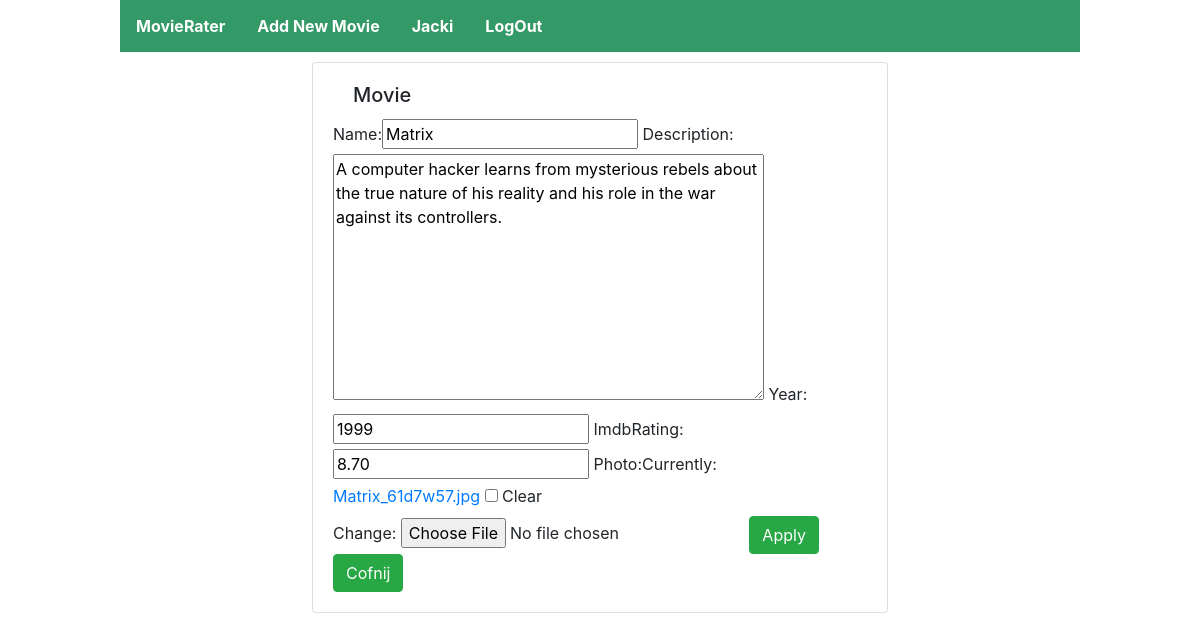
The page /main/edit/5 (signed in) on the database its author committed.
### main/models.py (models this page shows, shortened)
class Movie(models.Model):
    name=models.CharField(max_length=128)
    description=models.TextField(default='')
    year=models.IntegerField(null=True, blank=True)
    imdbRating=models.DecimalField(null=True, blank=True, decimal_places=2, max_digits=4)
    photo=models.ImageField(null=True, blank=True)

### main/views.py (the view)
# urls.py: path('edit/<int:id>', editMovie, name='editMovie'),
@login_required
def editMovie(request, id):
    movie=get_object_or_404(Movie, pk=id)
    form=MovieForm(request.POST or None, request.FILES or None, instance=movie)
    if form.is_valid():
        form.save()
        return redirect(movieList)
    return render(request, 'movie_form.html', {'form':form})

### main/forms.py
class MovieForm(ModelForm):
    class Meta:
        model = Movie
        fields=['name', 'description', 'year', 'imdbRating', 'photo']

### templates/movie_form.html (shortened to what this page needs)
{%extends 'main.html'%}
{% load bootstrap %}
{% block body %}
  <div class="card">
    <div class="card-body">
      <h5 class="card-title">Movie</h5>
      <form role="form-horizontal" method="POST" enctype="multipart/form-data">
        {{form|bootstrap_horizontal}}
        <button type="submit" class="btn btn-success">Apply</button>
        <button onclick="location.href='{% url 'movieList' %}'" type="button"class="btn btn-success">Cofnij</button>
      </form>
    </div>
  </div>
{% endblock %}

### templates/main.html (shortened to what this page needs)
{%load static%}
<!DOCTYPE html>
<html lang="en" dir="ltr">
  <head>
    <link rel="stylesheet" href="https://stackpath.bootstrapcdn.com/bootstrap/4.3.1/css/bootstrap.min.css"
>
    <link rel="stylesheet" href="https://use.fontawesome.com/releases/v5.10.2/css/all.css"
>
    <link rel="stylesheet" href="{%static 'style.css'%}">
  </head>
  <header>
    <ul>
      <li>
        <a href="{% url 'movieList' %}">MovieRater</a>
      </li>
      <li>
        <a href="{% url 'addMovie' %}">Add New Movie</a>
      </li>
      <li>
        {% if user.is_authenticated %}
          <a href="#" tabindex="-1" aria-disabled="true">{{user.username}}</a>
        {% endif %}
      </li>
      <li>
        {% if user.is_authenticated %}
          <a href="{% url 'logout' %}">LogOut</a>
        {% else %}
          <a href="{% url 'login' %}">LogIn</a>
        {% endif %}
      </li>
    </ul>
  </header>
  <body>
    {% block body %} {% endblock %}
  </body>
</html>

### static/style.css (style rules this page uses)
body { margin-left: 10%; margin-right: 10%; }
.card { margin-left: 20%; margin-right: 20%; margin-top: 1%; }
ul { list-style-type: none; margin: 0; padding: 0; overflow: hidden; background-color:#339966; position: -webkit-sticky; position: sticky; top: 0; }
li { float: left; }
li a { display: block; color: #ffffff; font-weight: bold; text-align: center; padding: 14px 16px; text-decoration: none; }
h5 { margin-left: 20px; }

### rows shown on the page
Movie: name "Matrix", description "A computer hacker learns from mysterious rebels about the true nature of his reality and his role in the war against its controllers.", year "1999", imdbRating "8.70"

### other values the page prints
{{ user.username }} "Jacki"
